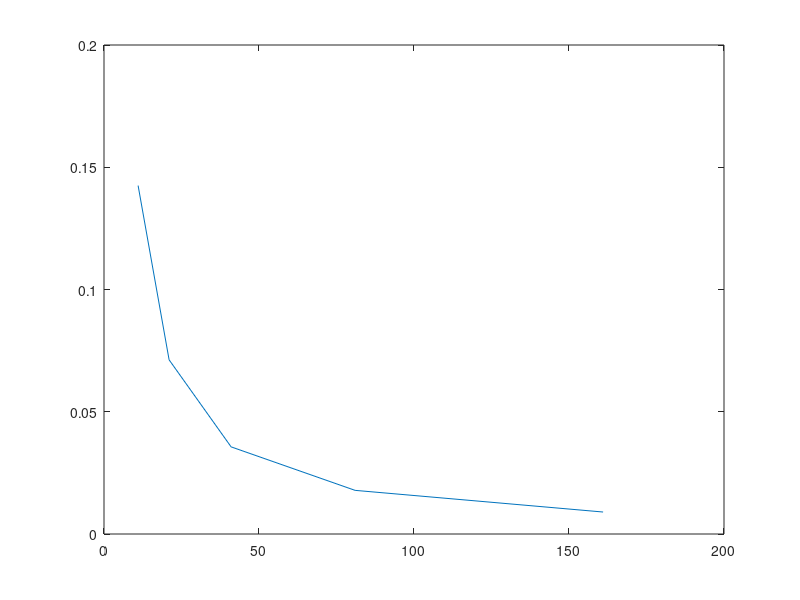
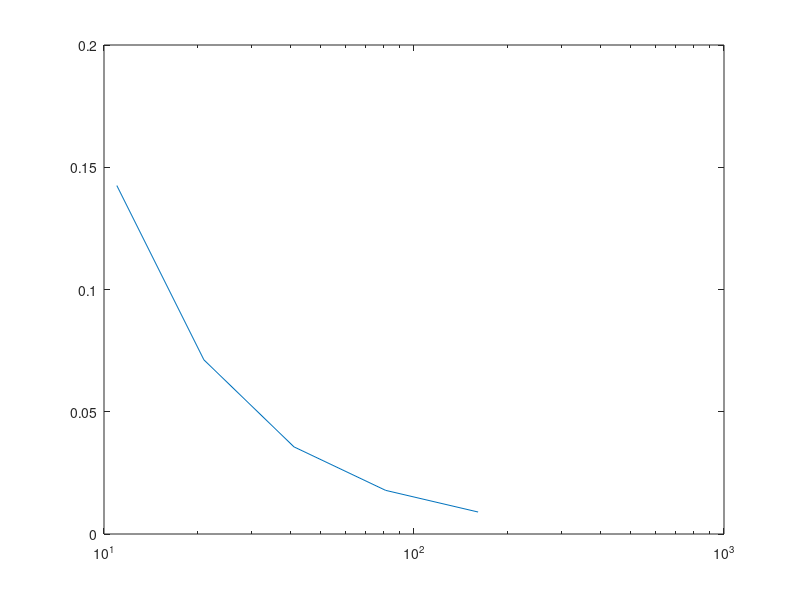
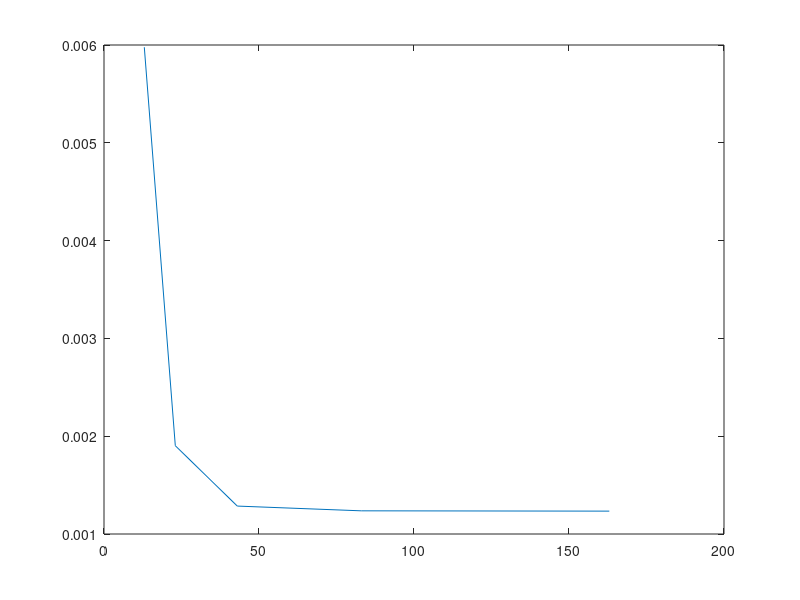
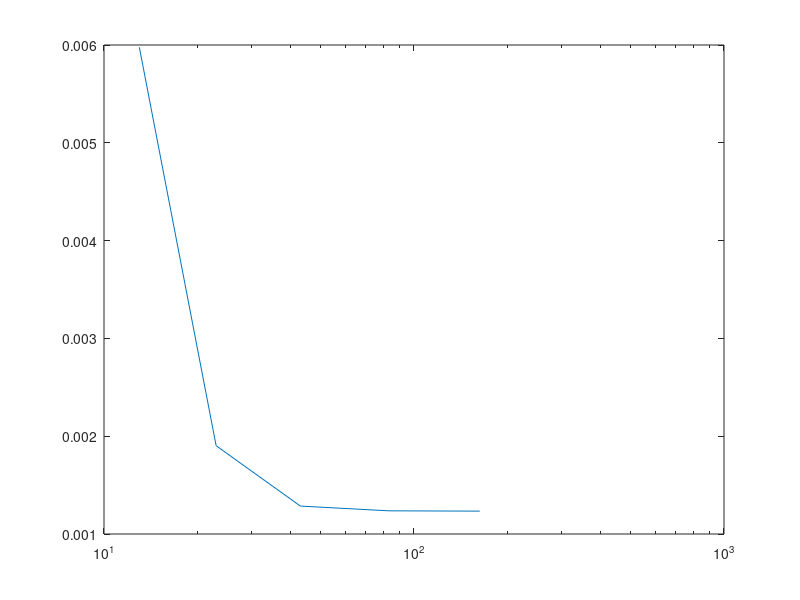

MATLAB code for these plots, in order:
%% Error plots
% p = 1
p1UnOF = [11 21 41 81 161];
p1UH1 = [0.14251 0.07124 0.03564 0.01785 0.00899];

plot(p1UnOF,p1UH1)
figure
semilogx(p1UnOF,p1UH1)
figure
loglog(p1UnOF,p1UH1)


% p2
p2UnOF = [13 23 43 83 163];
p2UH1 = [0.00597729 0.001902932 0.00128554 0.001237 0.001233907 ];

plot(p2UnOF,p2UH1)
figure
semilogx(p2UnOF,p2UH1)
figure
loglog(p2UnOF,p2UH1)
